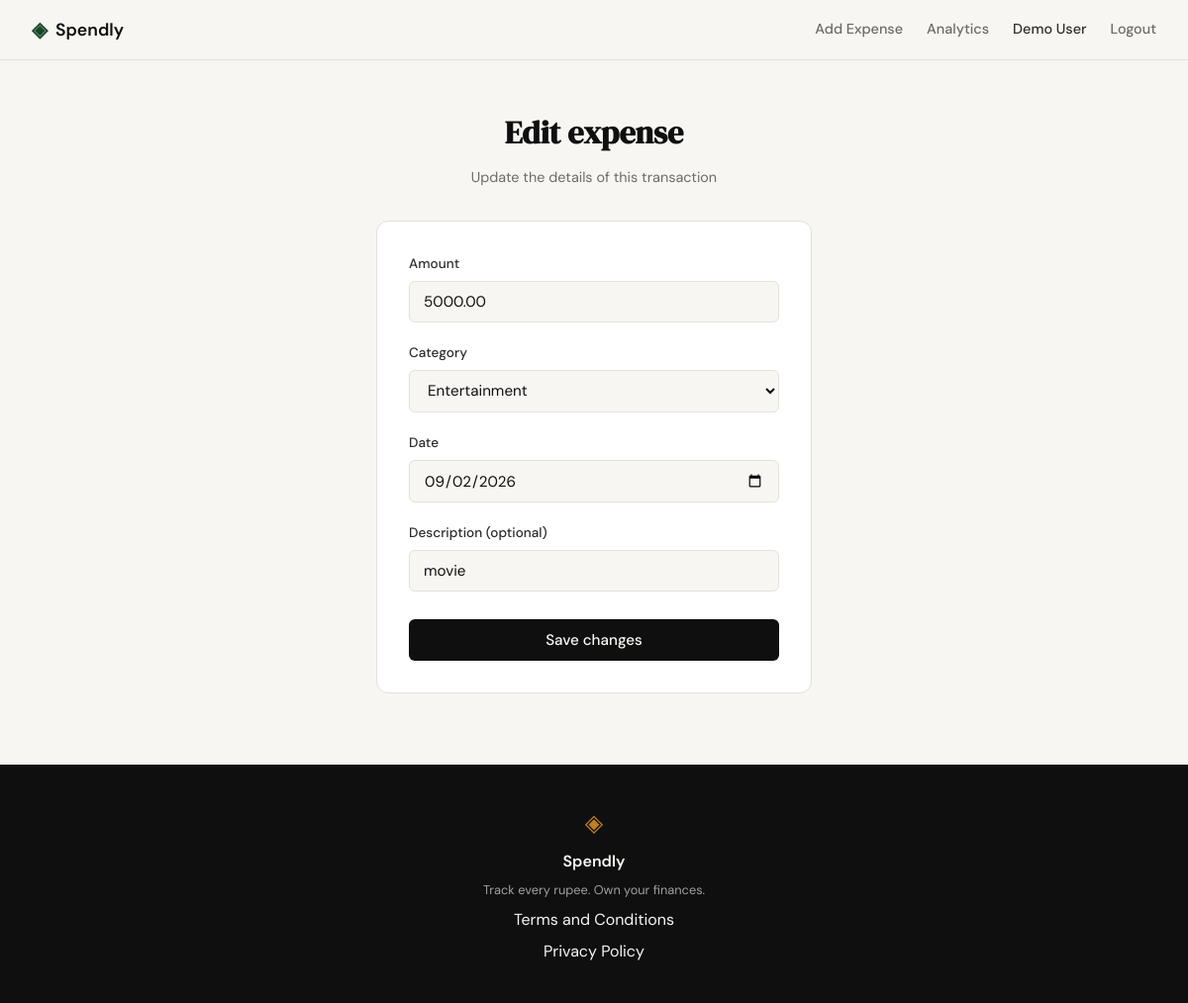
The app's page /expenses/18/edit (signed in) with its own data.
### tables this page shows
CREATE TABLE expenses (
            id          INTEGER PRIMARY KEY AUTOINCREMENT,
            user_id     INTEGER NOT NULL,
            amount      REAL NOT NULL,
            category    TEXT NOT NULL,
            date        TEXT NOT NULL,
            description TEXT,
            created_at  TEXT DEFAULT (datetime('now')),
            FOREIGN KEY (user_id) REFERENCES users (id)
        );

### app.py (the view, shortened to what this page needs)
@app.route("/expenses/<int:id>/edit", methods=["GET", "POST"])
def edit_expense(id):
    if not session.get("user_id"):
        return redirect(url_for("login"))
    user_id = session["user_id"]
    existing = get_expense_by_id(id, user_id)
    if existing is None:
        abort(404)
    if request.method == "GET":
        expense = {
            "id": existing["id"],
            "amount": f"{existing['amount']:.2f}",
            "category": existing["category"],
            "date": existing["date"],
            "description": existing["description"],
        }
        return _render_edit_expense_form(expense)

### app.py (called while the page is built)
def _render_edit_expense_form(expense, **extra):
    return render_template(
        "expenses_edit.html",
        expense=expense,
        categories=EXPENSE_CATEGORIES,
        today=date.today().isoformat(),
        **extra,
    )

### database/db.py (called while the page is built)
def get_db():
    conn = sqlite3.connect(DB_PATH)
    conn.row_factory = sqlite3.Row
    conn.execute("PRAGMA foreign_keys = ON")
    return conn

def get_expense_by_id(expense_id, user_id):
    conn = get_db()
    row = conn.execute(
        "SELECT * FROM expenses WHERE id = ? AND user_id = ?",
        (expense_id, user_id),
    ).fetchone()
    conn.close()
    return row

### templates/expenses_edit.html (shortened to what this page needs)
{% extends "base.html" %}
{% block head %}
<link rel="stylesheet" href="{{ url_for('static', filename='css/expenses.css') }}">
{% endblock %}
{% block content %}
<section class="expenses-add-section">
    <div class="expenses-add-container">
        <div class="auth-header">
            <h1 class="auth-title">Edit expense</h1>
            <p class="auth-subtitle">Update the details of this transaction</p>
        </div>
        <div class="auth-card">
            <form method="POST" action="{{ url_for('edit_expense', id=expense.id) }}">
                <div class="form-group">
                    <label for="amount">Amount</label>
                    <input type="number" id="amount" name="amount"
                           class="form-input" step="0.01" min="0.01"
                           placeholder="0.00"
                           value="{{ expense.amount }}"
                           required autofocus>
                </div>
                <div class="form-group">
                    <label for="category">Category</label>
                    <select id="category" name="category" class="form-input" required>
                        {% for c in categories %}
                        <option value="{{ c }}" {% if expense.category == c %}selected{% endif %}>{{ c }}</option>
                        {% endfor %}
                    </select>
                </div>
                <div class="form-group">
                    <label for="date">Date</label>
                    <input type="date" id="date" name="date"
                           class="form-input"
                           value="{{ expense.date or today }}"
                           required>
                </div>
                <div class="form-group">
                    <label for="description">Description (optional)</label>
                    <input type="text" id="description" name="description"
                           class="form-input" placeholder="e.g. Grocery run"
                           value="{{ expense.description or '' }}">
                </div>
                <button type="submit" class="btn-submit">Save changes</button>
            </form>
        </div>
    </div>
</section>
{% endblock %}

### static/css/style.css (style rules this page uses)
:root { --ink: #0f0f0f; --ink-soft: #2d2d2d; --ink-muted: #6b6b6b; --ink-faint: #a0a0a0; --paper: #f7f6f3; --paper-warm: #f0ede6; --paper-card: #ffffff; --accent: #1a472a; --accent-light: #e8f0eb; --accent-2: #c17f24; --accent-2-light: #fdf3e3; --danger: #c0392b; --danger-light: #fdecea; --border: #e4e1da; --border-soft: #eeebe4; --font-display: 'DM Serif Display', Georgia, serif; --font-body: 'DM Sans', system-ui, sans-serif; --max-width: 1200px; --auth-width: 440px; --radius-sm: 6px; --radius-md: 12px; --radius-lg: 20px; }
*, *::before, *::after { box-sizing: border-box; margin: 0; padding: 0; }
html { font-size: 16px; scroll-behavior: smooth; }
body { background: var(--paper); color: var(--ink); font-family: var(--font-body); font-size: 1rem; line-height: 1.6; -webkit-font-smoothing: antialiased; }
.auth-header { text-align: center; margin-bottom: 2rem; }
.auth-title { font-family: var(--font-display); font-size: 2rem; color: var(--ink); margin-bottom: 0.5rem; }
.auth-subtitle { font-size: 0.9rem; color: var(--ink-muted); }
.auth-card { background: var(--paper-card); border: 1px solid var(--border); border-radius: var(--radius-md); padding: 2rem; margin-bottom: 1.5rem; }
.form-group { margin-bottom: 1.25rem; }
.form-group label { display: block; font-size: 0.85rem; font-weight: 500; color: var(--ink-soft); margin-bottom: 0.4rem; }
.form-input { width: 100%; padding: 0.6rem 0.875rem; border: 1px solid var(--border); border-radius: var(--radius-sm); font-family: var(--font-body); font-size: 0.95rem; color: var(--ink); background: var(--paper); outline: none; transition: border-color 0.2s; }
.form-input::placeholder { color: var(--ink-faint); }
.btn-submit { width: 100%; padding: 0.7rem; background: var(--ink); color: var(--paper); border: none; border-radius: var(--radius-sm); font-family: var(--font-body); font-size: 0.95rem; font-weight: 500; cursor: pointer; transition: background 0.2s; margin-top: 0.5rem; }

### static/css/expenses.css (style rules this page uses)
.expenses-add-section { min-height: calc(100vh - 60px - 100px); display: flex; align-items: center; justify-content: center; padding: 3rem 2rem; }
.expenses-add-container { width: 100%; max-width: var(--auth-width); }

### records on screen
expenses: amount "5000.00", category "Entertainment", date "09/02/2026", description "movie"
